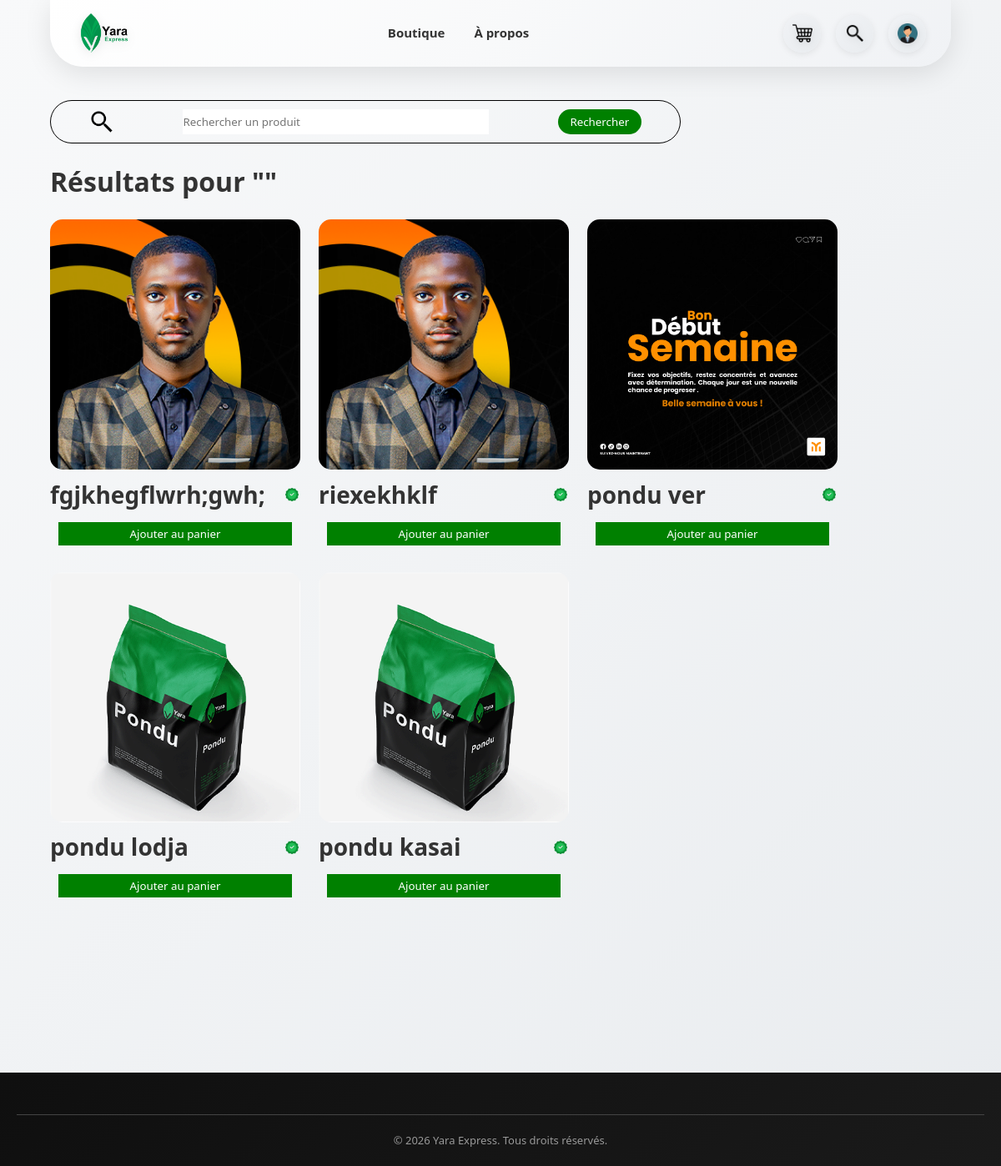
The app's page /search/ with its own data.
### shop/models.py (models this page shows, shortened)
class Product(models.Model):
    titre = models.CharField(max_length=200)
    description = models.TextField()
    prix = models.DecimalField(max_digits=10, decimal_places=2)
    stock = models.IntegerField()
    category = models.ForeignKey(Category, on_delete=models.CASCADE)
    image = models.ImageField(upload_to='products/')
    date_publication = models.DateTimeField(auto_now_add=True)
    data_modification_pub = models.DateTimeField(auto_now=True)
    is_active = models.BooleanField(default=True)
    class Meta:
        ordering = ['-date_publication']

### shop/views.py (the view)
# urls.py: path('search/', views.recherche, name='recherche'),
def recherche(request):
    query = request.GET.get('recherche')
    if query is None:
        query = ""
    products = Product.objects.filter(titre__icontains=query)
    return render(request, "search.html", {"query": query,"products": products})

### templates/search.html (shortened to what this page needs)
{% load static %}
<!DOCTYPE html>
<html lang="fr">
<head>
    <link rel="stylesheet" href="{% static 'css/search.css' %}">
</head>
<body>
<header>
    <div class="logo">
        <img src="{% static 'img/logos2.png' %}" alt="Logo Yara">
    </div>
    <ul id="nav-menu">
        <li><a href="{% url 'home' %}">Boutique</a></li>
        <li><a href="{% url 'about' %}">À propos</a></li>
    </ul>
    <div class="parametre">
         <a href="{% url 'panier' %}"><img src="{% static 'img/shopping.png' %}" alt=""></a>
        <a href="{% url 'recherche' %}"><img src="{% static 'img/search.png' %}" alt="Recherche"></a>
            {% if user.is_authenticated %}
                <a href="{% url 'profile' %}">
                    {% if user.profile.photo %}
                        <img src="{{ user.profile.photo.url }}" alt="Avatar" style="height:40px;width:40px;border-radius:50%;object-fit:cover;">
                    {% else %}
                        <img src="{% static 'img/utilisateur.png' %}" alt="Utilisateur">
                    {% endif %}
                </a>
            {% else %}
                <a href="{% url 'login' %}"><img src="{% static 'img/utilisateur.png' %}" alt="Connexion"></a>
            {% endif %}
    </div>
</header>
    <main class="container">
        <form action="{% url 'recherche' %}" method="get">
            <img src="{% static 'img/search.png' %}" alt="">
            <input type="text" placeholder="Rechercher un produit" name="recherche" required>
            <button type="submit">Rechercher</button>
        </form>
        <h1>Résultats pour "{{ query }}"</h1>
        <div class="products">
                {% for Product in products %}
                <div class="produit_card">
                    <img src="{{ Product.image.url }}" alt="">
                    <div class="text">
                        <div class="left">
                            <h3>{{ Product.titre }}</h3>
                        </div>
                        <div class="badge">
                                <img src="{% static 'img/approved.png' %}" alt="">
                              </div>
                    </div>
                    <div class="bas">
                        <form method="post" action="{% url 'ajouter_au_panier' Product.id %}" style="width: 100%; display: flex; gap: 10px; border: none;">
                            <button type="submit">Ajouter au panier</button>
                        </form>
                    </div>
                </div>
                {% endfor %}
        </div>
    </main>
<footer class="footer">
    <div class="footer-bottom">
        <p>&copy; 2026 Yara Express. Tous droits réservés.</p>
    </div>
</footer>
</body>
</html>

### static/css/search.css (style rules this page uses)
* { margin: 0; padding: 0; box-sizing: border-box; font-family: 'Segoe UI', Tahoma, Geneva, Verdana, sans-serif; }
html { scroll-behavior: smooth; }
body { background: linear-gradient(135deg, #f8f9fa 0%, #e9ecef 100%); color: #333; line-height: 1.6; }
header { position: fixed; top: 0; left: 0; right: 0; margin: 0 auto; z-index: 100; border-radius: 0 0 40px 40px; background: linear-gradient(135deg, #ffffff 0%, #f8f9fa 50%, #f0f2f5 100%); box-shadow: 0 8px 32px rgba(0, 0, 0, 0.1); backdrop-filter: blur(10px); display: flex; height: 80px; width: 90%; justify-content: space-between; align-items: center; padding: 0 30px; left: 5%; right: 5%; transition: all 0.3s ease; box-sizing: border-box; }
.logo { display: flex; align-items: center; cursor: pointer; }
.logo img { height: 70px; transition: all 0.4s cubic-bezier(0.175, 0.885, 0.32, 1.275); filter: drop-shadow(0 4px 6px rgba(0, 0, 0, 0.1)); }
header ul { display: flex; list-style: none; gap: 35px; }
header ul li a { text-decoration: none; color: #333; font-weight: 600; font-size: 15px; transition: all 0.3s ease; position: relative; padding: 8px 0; }
header ul li a::before { content: ''; position: absolute; bottom: 0; left: 0; width: 0; height: 3px; background: linear-gradient(90deg, #28a745, #20c997); transition: width 0.4s cubic-bezier(0.175, 0.885, 0.32, 1.275); border-radius: 2px; }
.parametre { display: flex; gap: 18px; align-items: center; }
.parametre a { position: relative; display: flex; align-items: center; justify-content: center; width: 45px; height: 45px; border-radius: 50%; background: linear-gradient(135deg, #f0f2f5 0%, #e9ecef 100%); transition: all 0.3s ease; box-shadow: 0 2px 8px rgba(0, 0, 0, 0.08); }
.parametre img { height: 24px; transition: all 0.3s ease; filter: drop-shadow(0 2px 4px rgba(0, 0, 0, 0.1)); }
.container { display: flex; justify-content: space-between; flex-direction: column; gap: 20px; margin: 120px auto 200px auto; width: 90%; }
form { border: 1px solid #000000; display: flex; justify-content: space-around; width: 70%; padding: 10px; gap: 10px; border-radius: 50px; }
form img { height: 30px; }
form input { width: 50%; border: none; outline: none; }
form button { width: 100px; background-color: green; border: none; border-radius: 20px; color: #ffffff; }
.products { display:flex; flex-wrap:wrap; gap:22px; justify-content:flex-start }
.produit_card img { height: 300px; border-radius: 15px; }
.produit_card .text { display: flex; justify-content: space-between; }
.produit_card .text .left { display: flex; flex-direction: column; }
.produit_card .text .left h3 { font-size: 28px; }
.produit_card .text .badge { display: flex; align-items: center; font-size: 15px; }
.produit_card .text .badge img { height: 20px; }
.produit_card .bas button { width: 100%; padding: 5px 0; background-color: #008000; border: none; color: #ffffff; border-radius: 0%; }
.footer { background: linear-gradient(135deg, #0f0f0f 0%, #1a1a1a 100%); color: #fff; padding: 50px 20px 20px 20px; margin-top: 60px; }
.footer-bottom { text-align: center; border-top: 1px solid #444; padding-top: 20px; font-size: 13px; color: #999; }

### records on screen
Product: image (picture), titre "fgjkhegflwrh;gwh;"
Product: image (picture), titre "riexekhklf"
Product: image (picture), titre "pondu ver"
Product: image (picture), titre "pondu lodja"
Product: image (picture), titre "pondu kasai"
